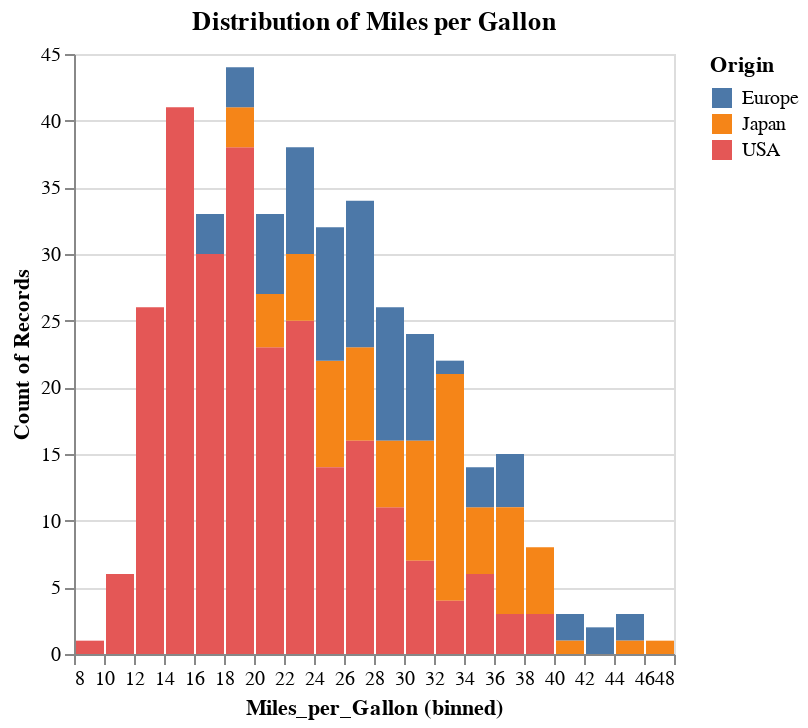

The notebook cell this image was saved under:
### Code cell
# Histogram using Altair
histogram = alt.Chart(df).mark_bar().encode(
    alt.X('Miles_per_Gallon', bin=alt.Bin(maxbins=30)),
    y='count()',
    color='Origin'
).interactive().properties(
    title='Distribution of Miles per Gallon'
)

# Show the plot
histogram.show()

### Figure 1 — Vega-Lite specification as saved in the notebook (floating-point values rounded to 4 significant figures; data arrays with more than 128 entries replaced by an {"elided": "..."} marker saying what was removed)
{"config": {"view": {"continuousWidth": 300, "continuousHeight": 300}}, "data": {"name": "data-246312f06d4937183a066046899cc5d0"}, "mark": {"type": "bar"}, "encoding": {"color": {"field": "Origin", "type": "nominal"}, "x": {"bin": {"maxbins": 30}, "field": "Miles_per_Gallon", "type": "quantitative"}, "y": {"aggregate": "count", "type": "quantitative"}}, "params": [{"name": "param_5", "select": {"type": "interval", "encodings": ["x", "y"]}, "bind": "scales"}], "title": "Distribution of Miles per Gallon", "$schema": "https://vega.github.io/schema/vega-lite/v5.20.1.json", "datasets": {"data-246312f06d4937183a066046899cc5d0": {"elided": "406 records"}}}
